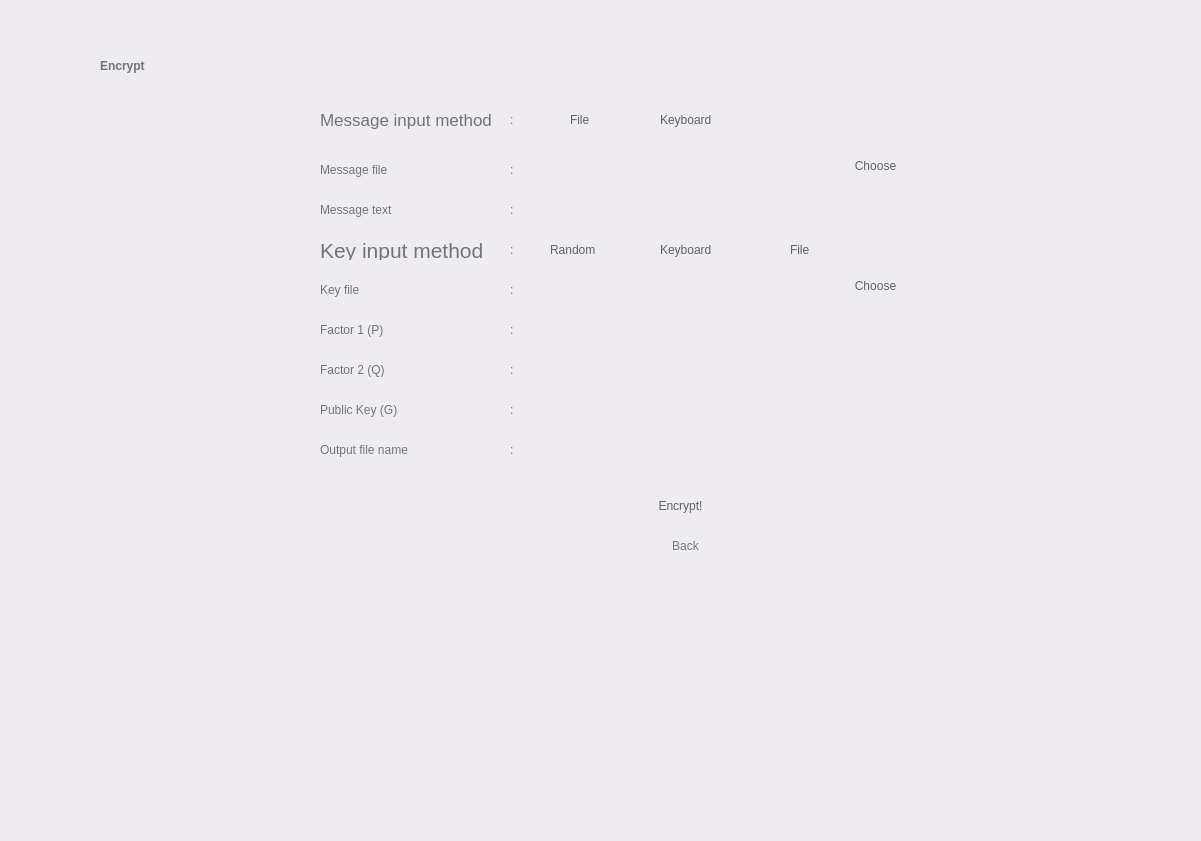
<?xml version="1.0" encoding="UTF-8"?>
<ui version="4.0">
 <class>Widget</class>
 <widget class="QWidget" name="Widget">
  <property name="geometry">
   <rect>
    <x>0</x>
    <y>0</y>
    <width>1201</width>
    <height>841</height>
   </rect>
  </property>
  <property name="windowTitle">
   <string>Widget</string>
  </property>
  <property name="styleSheet">
   <string notr="true">background-color: rgb(238, 236, 239);</string>
  </property>
  <widget class="QWidget" name="widget1" native="true">
   <property name="geometry">
    <rect>
     <x>0</x>
     <y>0</y>
     <width>1201</width>
     <height>841</height>
    </rect>
   </property>
   <property name="styleSheet">
    <string notr="true">QWidget#widget1 {background-color: rgb(246, 245, 247);};

</string>
   </property>
   <widget class="QLabel" name="label">
    <property name="geometry">
     <rect>
      <x>100</x>
      <y>30</y>
      <width>241</width>
      <height>71</height>
     </rect>
    </property>
    <property name="styleSheet">
     <string notr="true">background-color: rgba(255, 255, 255, 0);
color: rgb(116, 116, 118);
font: 36pt &quot;Product Sans&quot;;
font-weight: bold;
</string>
    </property>
    <property name="text">
     <string>Encrypt</string>
    </property>
    <property name="alignment">
     <set>Qt::AlignLeading|Qt::AlignLeft|Qt::AlignVCenter</set>
    </property>
   </widget>
   <widget class="QPushButton" name="goButton">
    <property name="geometry">
     <rect>
      <x>600</x>
      <y>480</y>
      <width>161</width>
      <height>51</height>
     </rect>
    </property>
    <property name="styleSheet">
     <string notr="true">font: 17pt &quot;Product Sans&quot;;
color: rgb(96, 99, 103);
border-radius: 25px;
</string>
    </property>
    <property name="text">
     <string>Encrypt!</string>
    </property>
   </widget>
   <widget class="QRadioButton" name="inputButton_1">
    <property name="geometry">
     <rect>
      <x>550</x>
      <y>110</y>
      <width>61</width>
      <height>20</height>
     </rect>
    </property>
    <property name="styleSheet">
     <string notr="true">font: 15pt &quot;Product Sans&quot;;
border-radius: 4px;
color: rgb(96, 99, 103);
background-color: rgba(255, 255, 255, 0);
</string>
    </property>
    <property name="text">
     <string>File</string>
    </property>
    <property name="autoExclusive">
     <bool>true</bool>
    </property>
    <attribute name="buttonGroup">
     <string notr="true">buttonGroup</string>
    </attribute>
   </widget>
   <widget class="QRadioButton" name="inputButton_2">
    <property name="geometry">
     <rect>
      <x>640</x>
      <y>110</y>
      <width>131</width>
      <height>20</height>
     </rect>
    </property>
    <property name="styleSheet">
     <string notr="true">font: 15pt &quot;Product Sans&quot;;
background-color: rgba(255, 255, 255, 0);
border-radius: 4px;
color: rgb(96, 99, 103);
</string>
    </property>
    <property name="text">
     <string>Keyboard</string>
    </property>
    <attribute name="buttonGroup">
     <string notr="true">buttonGroup</string>
    </attribute>
   </widget>
   <widget class="QLineEdit" name="inputFileField">
    <property name="geometry">
     <rect>
      <x>530</x>
      <y>150</y>
      <width>291</width>
      <height>31</height>
     </rect>
    </property>
    <property name="styleSheet">
     <string notr="true">border-radius: 2px;
padding-left: 10px;
color: rgb(116, 116, 118);
</string>
    </property>
    <property name="readOnly">
     <bool>true</bool>
    </property>
   </widget>
   <widget class="QLineEdit" name="Factor1KeyField">
    <property name="geometry">
     <rect>
      <x>530</x>
      <y>310</y>
      <width>291</width>
      <height>31</height>
     </rect>
    </property>
    <property name="styleSheet">
     <string notr="true">border-radius: 2px;
padding-left: 10px;
color: rgb(116, 116, 118);
</string>
    </property>
   </widget>
   <widget class="QLineEdit" name="inputKeyboardField">
    <property name="geometry">
     <rect>
      <x>530</x>
      <y>190</y>
      <width>291</width>
      <height>31</height>
     </rect>
    </property>
    <property name="styleSheet">
     <string notr="true">border-radius: 2px;
padding-left: 10px;
color: rgb(116, 116, 118);
</string>
    </property>
    <property name="readOnly">
     <bool>true</bool>
    </property>
   </widget>
   <widget class="QPushButton" name="messageFileButton">
    <property name="geometry">
     <rect>
      <x>830</x>
      <y>150</y>
      <width>91</width>
      <height>31</height>
     </rect>
    </property>
    <property name="styleSheet">
     <string notr="true">font: 15pt &quot;Product Sans&quot;;
color: rgb(96, 99, 103);
border-radius: 15px;
</string>
    </property>
    <property name="text">
     <string>Choose</string>
    </property>
   </widget>
   <widget class="QLabel" name="label_6">
    <property name="geometry">
     <rect>
      <x>320</x>
      <y>110</y>
      <width>171</width>
      <height>20</height>
     </rect>
    </property>
    <property name="font">
     <font>
      <pointsize>13</pointsize>
     </font>
    </property>
    <property name="styleSheet">
     <string notr="true">background-color: rgba(255, 255, 255, 0);
color: rgb(116, 116, 118);</string>
    </property>
    <property name="text">
     <string>Message input method</string>
    </property>
    <property name="alignment">
     <set>Qt::AlignLeading|Qt::AlignLeft|Qt::AlignVCenter</set>
    </property>
   </widget>
   <widget class="QLabel" name="label_7">
    <property name="geometry">
     <rect>
      <x>320</x>
      <y>160</y>
      <width>171</width>
      <height>20</height>
     </rect>
    </property>
    <property name="styleSheet">
     <string notr="true">background-color: rgba(255, 255, 255, 0);
font: 15pt &quot;Product Sans&quot;;
color: rgb(116, 116, 118);</string>
    </property>
    <property name="text">
     <string>Message file</string>
    </property>
    <property name="alignment">
     <set>Qt::AlignLeading|Qt::AlignLeft|Qt::AlignVCenter</set>
    </property>
   </widget>
   <widget class="QLabel" name="label_8">
    <property name="geometry">
     <rect>
      <x>320</x>
      <y>200</y>
      <width>171</width>
      <height>20</height>
     </rect>
    </property>
    <property name="styleSheet">
     <string notr="true">background-color: rgba(255, 255, 255, 0);
font: 15pt &quot;Product Sans&quot;;
color: rgb(116, 116, 118);</string>
    </property>
    <property name="text">
     <string>Message text</string>
    </property>
    <property name="alignment">
     <set>Qt::AlignLeading|Qt::AlignLeft|Qt::AlignVCenter</set>
    </property>
   </widget>
   <widget class="QLabel" name="label_10">
    <property name="geometry">
     <rect>
      <x>320</x>
      <y>320</y>
      <width>171</width>
      <height>20</height>
     </rect>
    </property>
    <property name="styleSheet">
     <string notr="true">background-color: rgba(255, 255, 255, 0);
font: 15pt &quot;Product Sans&quot;;
color: rgb(116, 116, 118);</string>
    </property>
    <property name="text">
     <string>Factor 1 (P)</string>
    </property>
    <property name="alignment">
     <set>Qt::AlignLeading|Qt::AlignLeft|Qt::AlignVCenter</set>
    </property>
   </widget>
   <widget class="QLabel" name="label_12">
    <property name="geometry">
     <rect>
      <x>510</x>
      <y>200</y>
      <width>16</width>
      <height>20</height>
     </rect>
    </property>
    <property name="styleSheet">
     <string notr="true">background-color: rgba(255, 255, 255, 0);
font: 15pt &quot;Product Sans&quot;;
color: rgb(116, 116, 118);</string>
    </property>
    <property name="text">
     <string>:</string>
    </property>
    <property name="alignment">
     <set>Qt::AlignLeading|Qt::AlignLeft|Qt::AlignVCenter</set>
    </property>
   </widget>
   <widget class="QLabel" name="label_13">
    <property name="geometry">
     <rect>
      <x>510</x>
      <y>160</y>
      <width>16</width>
      <height>20</height>
     </rect>
    </property>
    <property name="styleSheet">
     <string notr="true">background-color: rgba(255, 255, 255, 0);
font: 15pt &quot;Product Sans&quot;;
color: rgb(116, 116, 118);</string>
    </property>
    <property name="text">
     <string>:</string>
    </property>
    <property name="alignment">
     <set>Qt::AlignLeading|Qt::AlignLeft|Qt::AlignVCenter</set>
    </property>
   </widget>
   <widget class="QLabel" name="label_15">
    <property name="geometry">
     <rect>
      <x>510</x>
      <y>110</y>
      <width>16</width>
      <height>20</height>
     </rect>
    </property>
    <property name="styleSheet">
     <string notr="true">background-color: rgba(255, 255, 255, 0);
font: 15pt &quot;Product Sans&quot;;
color: rgb(116, 116, 118);</string>
    </property>
    <property name="text">
     <string>:</string>
    </property>
    <property name="alignment">
     <set>Qt::AlignLeading|Qt::AlignLeft|Qt::AlignVCenter</set>
    </property>
   </widget>
   <widget class="QLabel" name="label_17">
    <property name="geometry">
     <rect>
      <x>510</x>
      <y>320</y>
      <width>16</width>
      <height>20</height>
     </rect>
    </property>
    <property name="styleSheet">
     <string notr="true">background-color: rgba(255, 255, 255, 0);
font: 15pt &quot;Product Sans&quot;;
color: rgb(116, 116, 118);</string>
    </property>
    <property name="text">
     <string>:</string>
    </property>
    <property name="alignment">
     <set>Qt::AlignLeading|Qt::AlignLeft|Qt::AlignVCenter</set>
    </property>
   </widget>
   <widget class="QPushButton" name="backButton">
    <property name="geometry">
     <rect>
      <x>650</x>
      <y>530</y>
      <width>71</width>
      <height>31</height>
     </rect>
    </property>
    <property name="styleSheet">
     <string notr="true">font: 12pt &quot;Product Sans&quot;;
color: rgb(118, 121, 128);
background-color: rgba(255, 255, 255, 0);
border-radius: 15px;
</string>
    </property>
    <property name="text">
     <string>Back</string>
    </property>
   </widget>
   <widget class="QLabel" name="label_9">
    <property name="geometry">
     <rect>
      <x>320</x>
      <y>240</y>
      <width>181</width>
      <height>20</height>
     </rect>
    </property>
    <property name="font">
     <font>
      <pointsize>16</pointsize>
     </font>
    </property>
    <property name="styleSheet">
     <string notr="true">background-color: rgba(255, 255, 255, 0);
color: rgb(116, 116, 118);</string>
    </property>
    <property name="text">
     <string>Key input method</string>
    </property>
    <property name="alignment">
     <set>Qt::AlignLeading|Qt::AlignLeft|Qt::AlignVCenter</set>
    </property>
   </widget>
   <widget class="QLabel" name="label_16">
    <property name="geometry">
     <rect>
      <x>510</x>
      <y>240</y>
      <width>16</width>
      <height>20</height>
     </rect>
    </property>
    <property name="styleSheet">
     <string notr="true">background-color: rgba(255, 255, 255, 0);
font: 15pt &quot;Product Sans&quot;;
color: rgb(116, 116, 118);</string>
    </property>
    <property name="text">
     <string>:</string>
    </property>
    <property name="alignment">
     <set>Qt::AlignLeading|Qt::AlignLeft|Qt::AlignVCenter</set>
    </property>
   </widget>
   <widget class="QRadioButton" name="inputButton_3">
    <property name="geometry">
     <rect>
      <x>640</x>
      <y>240</y>
      <width>121</width>
      <height>20</height>
     </rect>
    </property>
    <property name="styleSheet">
     <string notr="true">font: 15pt &quot;Product Sans&quot;;
background-color: rgba(255, 255, 255, 0);
border-radius: 4px;
color: rgb(96, 99, 103);
</string>
    </property>
    <property name="text">
     <string>Keyboard</string>
    </property>
   </widget>
   <widget class="QRadioButton" name="inputButton_4">
    <property name="geometry">
     <rect>
      <x>530</x>
      <y>240</y>
      <width>101</width>
      <height>20</height>
     </rect>
    </property>
    <property name="styleSheet">
     <string notr="true">font: 15pt &quot;Product Sans&quot;;
border-radius: 4px;
color: rgb(96, 99, 103);
background-color: rgba(255, 255, 255, 0);
</string>
    </property>
    <property name="text">
     <string>Random</string>
    </property>
    <property name="autoExclusive">
     <bool>true</bool>
    </property>
   </widget>
   <widget class="QLineEdit" name="Factor2KeyField">
    <property name="geometry">
     <rect>
      <x>530</x>
      <y>350</y>
      <width>291</width>
      <height>31</height>
     </rect>
    </property>
    <property name="styleSheet">
     <string notr="true">border-radius: 2px;
padding-left: 10px;
color: rgb(116, 116, 118);
</string>
    </property>
   </widget>
   <widget class="QLabel" name="label_14">
    <property name="geometry">
     <rect>
      <x>320</x>
      <y>360</y>
      <width>171</width>
      <height>20</height>
     </rect>
    </property>
    <property name="styleSheet">
     <string notr="true">background-color: rgba(255, 255, 255, 0);
font: 15pt &quot;Product Sans&quot;;
color: rgb(116, 116, 118);</string>
    </property>
    <property name="text">
     <string>Factor 2 (Q)</string>
    </property>
    <property name="alignment">
     <set>Qt::AlignLeading|Qt::AlignLeft|Qt::AlignVCenter</set>
    </property>
   </widget>
   <widget class="QLabel" name="label_19">
    <property name="geometry">
     <rect>
      <x>510</x>
      <y>360</y>
      <width>16</width>
      <height>20</height>
     </rect>
    </property>
    <property name="styleSheet">
     <string notr="true">background-color: rgba(255, 255, 255, 0);
font: 15pt &quot;Product Sans&quot;;
color: rgb(116, 116, 118);</string>
    </property>
    <property name="text">
     <string>:</string>
    </property>
    <property name="alignment">
     <set>Qt::AlignLeading|Qt::AlignLeft|Qt::AlignVCenter</set>
    </property>
   </widget>
   <widget class="QLineEdit" name="PublicKeyField">
    <property name="geometry">
     <rect>
      <x>530</x>
      <y>390</y>
      <width>291</width>
      <height>31</height>
     </rect>
    </property>
    <property name="styleSheet">
     <string notr="true">border-radius: 2px;
padding-left: 10px;
color: rgb(116, 116, 118);
</string>
    </property>
   </widget>
   <widget class="QLabel" name="label_11">
    <property name="geometry">
     <rect>
      <x>320</x>
      <y>400</y>
      <width>171</width>
      <height>20</height>
     </rect>
    </property>
    <property name="styleSheet">
     <string notr="true">background-color: rgba(255, 255, 255, 0);
font: 15pt &quot;Product Sans&quot;;
color: rgb(116, 116, 118);</string>
    </property>
    <property name="text">
     <string>Public Key (G)</string>
    </property>
    <property name="alignment">
     <set>Qt::AlignLeading|Qt::AlignLeft|Qt::AlignVCenter</set>
    </property>
   </widget>
   <widget class="QLabel" name="label_18">
    <property name="geometry">
     <rect>
      <x>510</x>
      <y>400</y>
      <width>16</width>
      <height>20</height>
     </rect>
    </property>
    <property name="styleSheet">
     <string notr="true">background-color: rgba(255, 255, 255, 0);
font: 15pt &quot;Product Sans&quot;;
color: rgb(116, 116, 118);</string>
    </property>
    <property name="text">
     <string>:</string>
    </property>
    <property name="alignment">
     <set>Qt::AlignLeading|Qt::AlignLeft|Qt::AlignVCenter</set>
    </property>
   </widget>
   <widget class="QLineEdit" name="KeyFileName">
    <property name="geometry">
     <rect>
      <x>530</x>
      <y>430</y>
      <width>291</width>
      <height>31</height>
     </rect>
    </property>
    <property name="styleSheet">
     <string notr="true">border-radius: 2px;
padding-left: 10px;
color: rgb(116, 116, 118);
</string>
    </property>
   </widget>
   <widget class="QLabel" name="label_31">
    <property name="geometry">
     <rect>
      <x>320</x>
      <y>440</y>
      <width>171</width>
      <height>20</height>
     </rect>
    </property>
    <property name="styleSheet">
     <string notr="true">background-color: rgba(255, 255, 255, 0);
font: 15pt &quot;Product Sans&quot;;
color: rgb(116, 116, 118);</string>
    </property>
    <property name="text">
     <string>Output file name</string>
    </property>
    <property name="alignment">
     <set>Qt::AlignLeading|Qt::AlignLeft|Qt::AlignVCenter</set>
    </property>
   </widget>
   <widget class="QLabel" name="label_30">
    <property name="geometry">
     <rect>
      <x>510</x>
      <y>440</y>
      <width>16</width>
      <height>20</height>
     </rect>
    </property>
    <property name="styleSheet">
     <string notr="true">background-color: rgba(255, 255, 255, 0);
font: 15pt &quot;Product Sans&quot;;
color: rgb(116, 116, 118);</string>
    </property>
    <property name="text">
     <string>:</string>
    </property>
    <property name="alignment">
     <set>Qt::AlignLeading|Qt::AlignLeft|Qt::AlignVCenter</set>
    </property>
   </widget>
   <widget class="QLineEdit" name="messageOutput">
    <property name="geometry">
     <rect>
      <x>310</x>
      <y>570</y>
      <width>591</width>
      <height>181</height>
     </rect>
    </property>
    <property name="styleSheet">
     <string notr="true">border-radius: 2px;
padding-left: 10px;
color: rgb(116, 116, 118);
</string>
    </property>
   </widget>
   <widget class="QRadioButton" name="inputButton_5">
    <property name="geometry">
     <rect>
      <x>770</x>
      <y>240</y>
      <width>101</width>
      <height>20</height>
     </rect>
    </property>
    <property name="styleSheet">
     <string notr="true">font: 15pt &quot;Product Sans&quot;;
background-color: rgba(255, 255, 255, 0);
border-radius: 4px;
color: rgb(96, 99, 103);
</string>
    </property>
    <property name="text">
     <string>File</string>
    </property>
   </widget>
   <widget class="QLabel" name="label_20">
    <property name="geometry">
     <rect>
      <x>510</x>
      <y>280</y>
      <width>16</width>
      <height>20</height>
     </rect>
    </property>
    <property name="styleSheet">
     <string notr="true">background-color: rgba(255, 255, 255, 0);
font: 15pt &quot;Product Sans&quot;;
color: rgb(116, 116, 118);</string>
    </property>
    <property name="text">
     <string>:</string>
    </property>
    <property name="alignment">
     <set>Qt::AlignLeading|Qt::AlignLeft|Qt::AlignVCenter</set>
    </property>
   </widget>
   <widget class="QLineEdit" name="inputFileField_2">
    <property name="geometry">
     <rect>
      <x>530</x>
      <y>270</y>
      <width>291</width>
      <height>31</height>
     </rect>
    </property>
    <property name="styleSheet">
     <string notr="true">border-radius: 2px;
padding-left: 10px;
color: rgb(116, 116, 118);
</string>
    </property>
    <property name="readOnly">
     <bool>true</bool>
    </property>
   </widget>
   <widget class="QLabel" name="label_21">
    <property name="geometry">
     <rect>
      <x>320</x>
      <y>280</y>
      <width>171</width>
      <height>20</height>
     </rect>
    </property>
    <property name="styleSheet">
     <string notr="true">background-color: rgba(255, 255, 255, 0);
font: 15pt &quot;Product Sans&quot;;
color: rgb(116, 116, 118);</string>
    </property>
    <property name="text">
     <string>Key file</string>
    </property>
    <property name="alignment">
     <set>Qt::AlignLeading|Qt::AlignLeft|Qt::AlignVCenter</set>
    </property>
   </widget>
   <widget class="QPushButton" name="keyFileButton">
    <property name="geometry">
     <rect>
      <x>830</x>
      <y>270</y>
      <width>91</width>
      <height>31</height>
     </rect>
    </property>
    <property name="styleSheet">
     <string notr="true">font: 15pt &quot;Product Sans&quot;;
color: rgb(96, 99, 103);
border-radius: 15px;
</string>
    </property>
    <property name="text">
     <string>Choose</string>
    </property>
   </widget>
  </widget>
 </widget>
 <resources/>
 <connections/>
 <buttongroups>
  <buttongroup name="buttonGroup"/>
 </buttongroups>
</ui>
